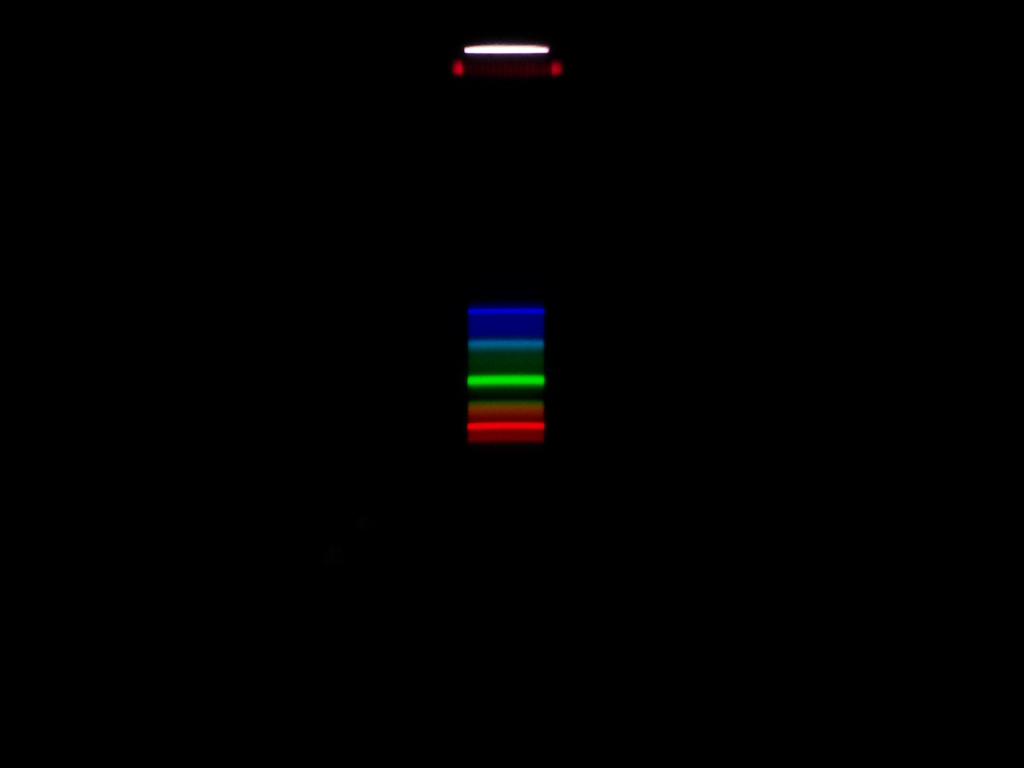
#> input picture 12-spectr/DATA/White_StripesSpectr.png, 1024 x 768 px, found by its file name
$ python imgtest.py
#> lines starting #> are read from the running program, lines starting #| are printed output that depends on the picture
import numpy as np
import matplotlib.pyplot as plt
import time
import imageio

pic = imageio.imread('White_StripesSpectr.png')
#> pic is the input picture: shape (768, 1024, 4); mean R, G, B, A 0.9, 0.7, 0.9, 255

plt.figure(figsize = (5,5))
pic = pic[290:460, 450:560, :]
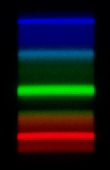
#> pic: shape (170, 110, 4); mean R, G, B, A 20.3, 21.8, 24.5, 255
plt.imshow(pic)

height = pic.shape [0]
#> height = 170
width = pic.shape [1]
#> width = 110

print(height, width)
#| 170 110

gray = lambda rgb: np.dot(rgb [..., :3], [0.299, 0.587, 0.114])
gray = gray(pic)
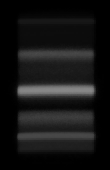
#> gray: shape (170, 110) float64; min 0, max 136.9, mean 21.6

plt.figure (figsize = (5,5))
plt.imshow (gray)

plt.show()

for x in range (height):
    for y in range (width):

        r = pic[x, y, 0]
        g = pic[x, y, 1]
        b = pic[x, y, 2]
        sr = (r + g + b) // 3

        pic[x, y, :] = sr
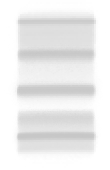
#> pic: shape (170, 110, 4); mean R, G, B, A 21.9, 21.9, 21.9, 21.9; transparent parts drawn white

print(pic)
#> (printed output is left out)
plt.imshow(pic)
plt.show()
